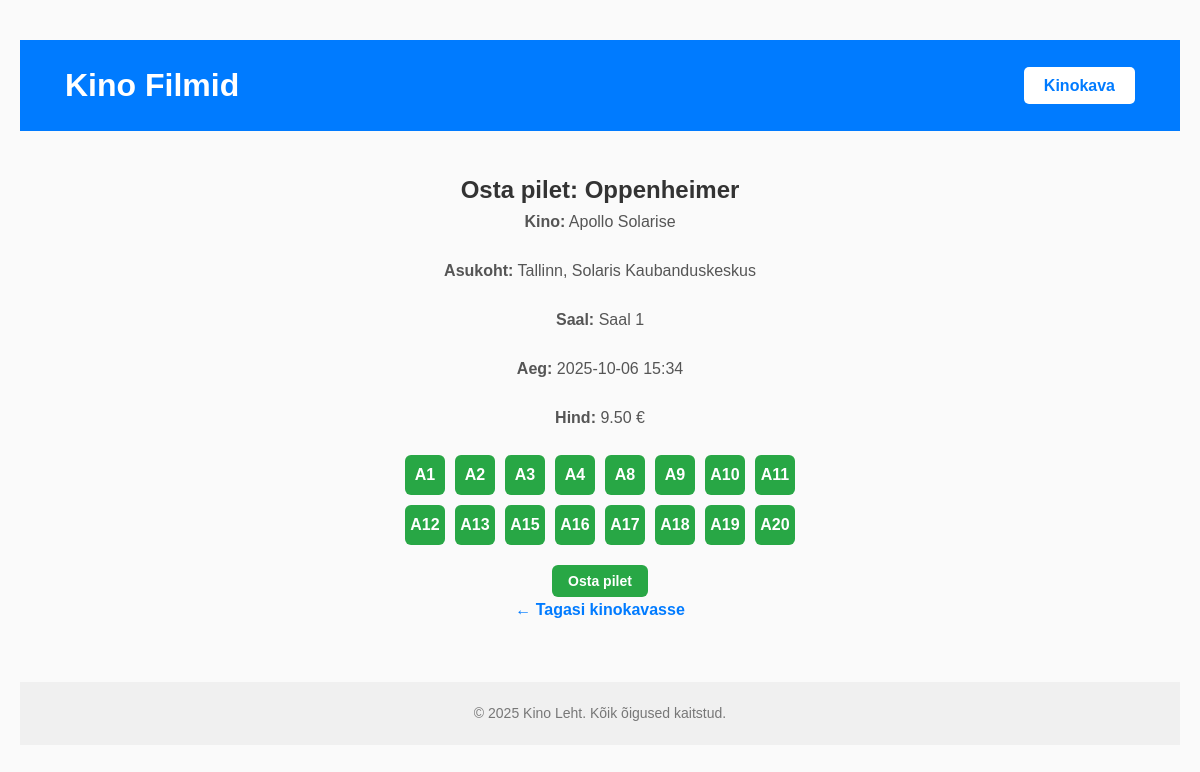
Page /buy_ticket/1 on the committed database.
### tables this page shows
CREATE TABLE movies (
        id INTEGER PRIMARY KEY AUTOINCREMENT,
        title TEXT NOT NULL,
        description TEXT,
        image TEXT
    );

CREATE TABLE cinemas (
        id INTEGER PRIMARY KEY AUTOINCREMENT,
        name TEXT NOT NULL,
        location TEXT NOT NULL
    );

CREATE TABLE halls (
        id INTEGER PRIMARY KEY AUTOINCREMENT,
        cinema_id INTEGER NOT NULL,
        name TEXT NOT NULL,
        FOREIGN KEY (cinema_id) REFERENCES cinemas(id)
    );

CREATE TABLE screenings (
        id INTEGER PRIMARY KEY AUTOINCREMENT,
        movie_id INTEGER NOT NULL,
        hall_id INTEGER NOT NULL,
        start_time TEXT NOT NULL,
        price REAL NOT NULL,
        FOREIGN KEY (movie_id) REFERENCES movies(id),
        FOREIGN KEY (hall_id) REFERENCES halls(id)
    );

CREATE TABLE seats (
        id INTEGER PRIMARY KEY AUTOINCREMENT,
        hall_id INTEGER NOT NULL,
        seat_number TEXT NOT NULL,
        FOREIGN KEY (hall_id) REFERENCES halls(id)
    );

### app.py (the view, shortened to what this page needs)
@app.route("/buy_ticket/<int:screening_id>", methods=["GET", "POST"])
def buy_ticket(screening_id):
    cur = get_db().cursor()
    cur.execute("""
        SELECT screenings.id, movies.title, screenings.start_time, screenings.price,
               halls.name AS hall_name, cinemas.name AS cinema_name, cinemas.location
        FROM screenings
        JOIN movies ON screenings.movie_id = movies.id
        JOIN halls ON screenings.hall_id = halls.id
        JOIN cinemas ON halls.cinema_id = cinemas.id
        WHERE screenings.id = ?
    """, (screening_id,))
    screening = cur.fetchone()
    if not screening:
        abort(404, description="Ekraanikuva ei leitud")
    available_seats = get_available_seats(screening_id)
    taken_seats = get_taken_seats(screening_id)
    return render_template("buy_ticket.html", screening=screening, seats=available_seats, taken_seats=taken_seats)

### app.py (called while the page is built)
def get_db():
    db = getattr(g, '_database', None)
    if db is None:
        db = g._database = sqlite3.connect(DATABASE)
        db.row_factory = sqlite3.Row  # Võimaldab kasutada ridu nagu sõnastikke
    return db

def get_available_seats(screening_id):
    db = get_db()
    cur = db.cursor()
    cur.execute("SELECT hall_id FROM screenings WHERE id = ?", (screening_id,))
    hall_row = cur.fetchone()
    if not hall_row:
        return []
    hall_id = hall_row["hall_id"]
    cur.execute("SELECT id, seat_number FROM seats WHERE hall_id = ?", (hall_id,))
    seats = cur.fetchall()
    cur.execute("SELECT seat_id FROM tickets WHERE screening_id = ?", (screening_id,))
    taken_seats = {row["seat_id"] for row in cur.fetchall()}
    available = [seat for seat in seats if seat["id"] not in taken_seats]
    return available

def get_taken_seats(screening_id):
    db = get_db()
    cur = db.cursor()
    cur.execute("SELECT seat_id FROM tickets WHERE screening_id = ?", (screening_id,))
    taken = {row["seat_id"] for row in cur.fetchall()}
    return taken

@app.teardown_appcontext
def close_connection(exception):
    db = getattr(g, '_database', None)
    if db is not None:
        db.close()

### templates/buy_ticket.html (shortened to what this page needs)
<!DOCTYPE html>
<html lang="et">
<head>
    <link rel="stylesheet" href="{{ url_for('static', filename='style.css') }}" />
</head>
<body>
<header>
  <div class="container header-container">
    <h1><a href="{{ url_for('index') }}" class="header-link">Kino Filmid</a></h1>
    <nav>
      <a href="{{ url_for('schedule') }}" class="nav-button">Kinokava</a>
    </nav>
  </div>
</header>
<main class="container movie-detail">
    <h2>Osta pilet: {{ screening.title }}</h2>
    <p><strong>Kino:</strong> {{ screening.cinema_name }}</p>
    <p><strong>Asukoht:</strong> {{ screening.location }}</p>
    <p><strong>Saal:</strong> {{ screening.hall_name }}</p>
    <p><strong>Aeg:</strong> {{ screening.start_time }}</p>
    <p><strong>Hind:</strong> {{ "%.2f"|format(screening.price) }} €</p>
    <form method="POST" action="{{ url_for('buy_ticket', screening_id=screening.id) }}">
        <div class="seats-container" id="seats-container">
            {% for seat in seats %}
                <div
                  class="seat {% if seat.id in taken_seats %}taken{% endif %}"
                  data-seat-id="{{ seat.id }}"
                >
                    {{ seat.seat_number }}
                </div>
            {% endfor %}
        </div>
        <button type="submit" class="buy-button" disabled id="buy-button">Osta pilet</button>
    </form>
    <a href="{{ url_for('schedule') }}" class="back-link">← Tagasi kinokavasse</a>
</main>
<footer>
  <div class="container footer-container">
    <p>&copy; 2025 Kino Leht. Kõik õigused kaitstud.</p>
  </div>
</footer>
</body>
</html>

### static/style.css (style rules this page uses)
* { box-sizing: border-box; margin: 0; padding: 0; }
body { font-family: Arial, sans-serif; margin: 40px 20px; background-color: #fafafa; color: #333; line-height: 1.6; }
.container { max-width: 1100px; margin: 0 auto; padding: 0 15px; }
header { background-color: #007BFF; color: white; padding: 20px 0; margin-bottom: 40px; }
.header-container { display: flex; justify-content: space-between; align-items: center; }
header h1 { font-weight: 700; font-size: 2rem; }
.nav-button { background-color: white; color: #007BFF; padding: 10px 20px; border-radius: 5px; text-decoration: none; font-weight: 600; transition: background-color 0.3s ease; }
footer { margin-top: 60px; padding: 20px 0; background-color: #f0f0f0; color: #777; font-size: 14px; text-align: center; }
.movie-detail { max-width: 700px; margin: 0 auto 60px; text-align: center; }
.movie-detail p { color: #555; font-size: 16px; line-height: 1.5; margin-bottom: 25px; }
.back-link { display: inline-block; color: #007BFF; font-weight: 600; text-decoration: none; transition: text-decoration 0.3s ease; }
.header-link { color: white; text-decoration: none; }
.buy-button { background-color: #28a745; color: white; padding: 8px 16px; border-radius: 6px; text-decoration: none; font-weight: 600; transition: background-color 0.3s ease; display: inline-block; font-size: 14px; border: none; cursor: pointer; }

### templates/buy_ticket.html (style rules this page uses)
.seats-container { display: flex; flex-wrap: wrap; max-width: 400px; margin: 20px auto; gap: 10px; justify-content: center; }
.seat { width: 40px; height: 40px; background-color: #28a745; border-radius: 6px; cursor: pointer; display: flex; align-items: center; justify-content: center; font-weight: bold; color: white; user-select: none; transition: background-color 0.3s ease; }

### rows in the picture
movies: title "Oppenheimer"
cinemas: cinema_name "Apollo Solarise", location "Tallinn, Solaris Kaubanduskeskus"
halls: hall_name "Saal 1"
screenings: start_time "2025-10-06 15:34", price "9.50"
seats: seat_number "A1"
seats: seat_number "A2"
seats: seat_number "A3"
seats: seat_number "A4"
seats: seat_number "A8"
seats: seat_number "A9"
seats: seat_number "A10"
seats: seat_number "A11"
seats: seat_number "A12"
seats: seat_number "A13"
seats: seat_number "A15"
seats: seat_number "A16"
seats: seat_number "A17"
seats: seat_number "A18"
seats: seat_number "A19"
seats: seat_number "A20"
